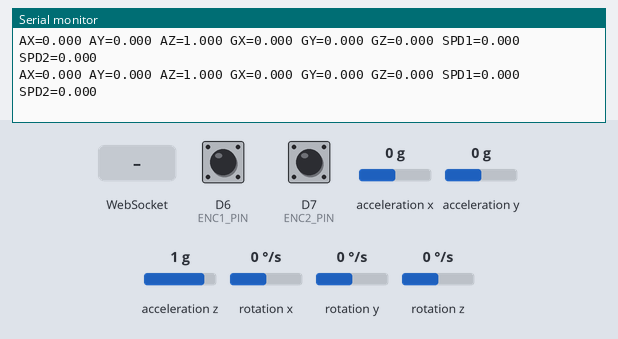
This sketch was run on a simulated ESP8266 (NodeMCU). Shown: the last lines printed to the serial monitor. Wiring (inferred from the names in the program): MPU-6050 motion sensor at I2C address 0x69. The test bench sets the inputs (shaded band); at power-on: acceleration x 0 g, D6 (ENC1_PIN) HIGH, D7 (ENC2_PIN) HIGH, acceleration y 0 g, acceleration z 1 g, rotation x 0 °/s, rotation y 0 °/s, rotation z 0 °/s.

Above: at 1.2 s.
1.3 s: WebSocket text "1" received
At 1.31 s:
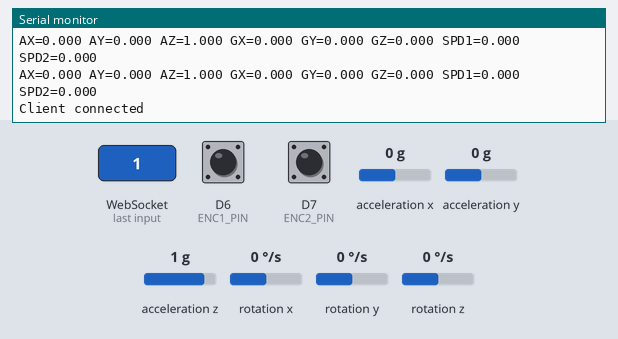
2.8 s: acceleration x set to -1.4 g
At 2.96 s:
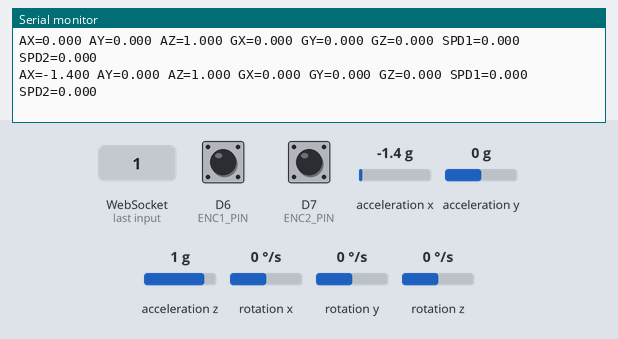
4.3 s: D6 (ENC1_PIN) pulled LOW for 0.15 s
At 4.76 s:
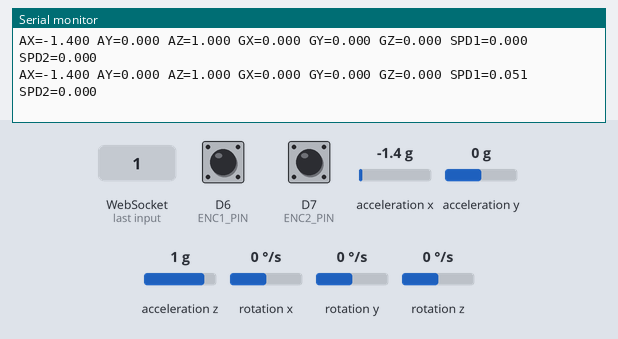
5.9 s: D7 (ENC2_PIN) pulled LOW for 0.15 s
At 6.36 s:
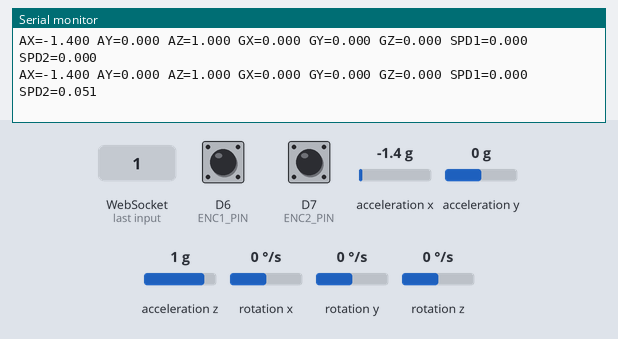
7.5 s: acceleration y set to -1.4 g
At 7.56 s:
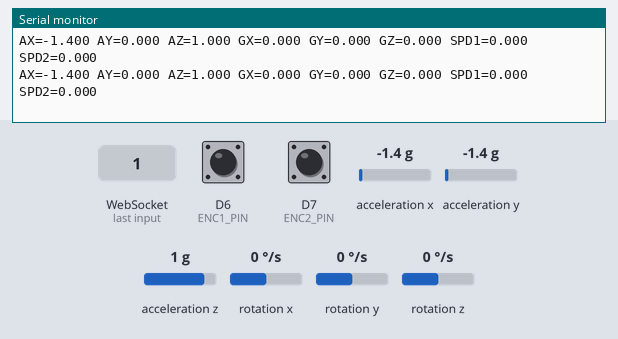
9.0 s: D6 (ENC1_PIN) pulled LOW for 1 s
At 10.17 s:
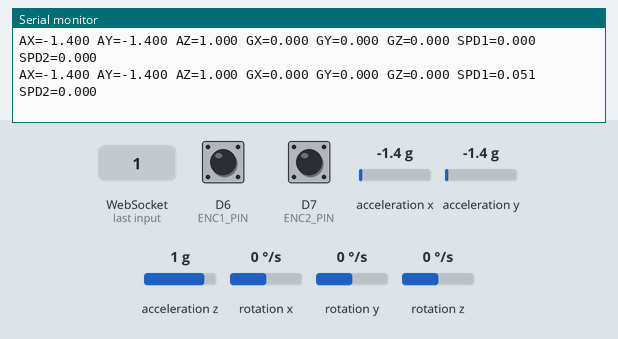

The sketch:

esp.ino
```cpp
#include <Wire.h>
#include <ESP8266WiFi.h>
#include <WebSocketsServer.h>

#define MPU_ADDR 0x69
#define ACCEL_XOUT_H 0x3B
#define GYRO_XOUT_H  0x43
#define PWR_MGMT_1   0x6B

// WiFi AP
const char* ssid = "ESP8266";
const char* pass = "12345678";

// WebSocket server
WebSocketsServer webSocket = WebSocketsServer(81);
bool clientConnected = false;

// =========================
//         Encoder
// =========================
#define ENC1_PIN D6
#define ENC2_PIN D7

volatile long encoder1Count = 0;
volatile long encoder2Count = 0;

// Bán kính bánh xe (m)
const float WHEEL_RADIUS = 0.0325;  // 65mm đường kính → 32.5mm bán kính
// Số xung trên 1 vòng bánh xe
const int PULSES_PER_REV = 20;

// =========================
//    Đọc 16bit từ MPU
// =========================
int16_t readRegister16(uint8_t reg) {
  Wire.beginTransmission(MPU_ADDR);
  Wire.write(reg);
  Wire.endTransmission(false);
  Wire.requestFrom(MPU_ADDR, 2);
  while (Wire.available() < 2);
  uint8_t high = Wire.read();
  uint8_t low  = Wire.read();
  return (int16_t)(high << 8 | low);
}

// =========================
//  Encoder ISRs
// =========================
void IRAM_ATTR encoder1ISR() { encoder1Count++; }
void IRAM_ATTR encoder2ISR() { encoder2Count++; }

// =========================
//  WebSocket callback
// =========================
void webSocketEvent(uint8_t num, WStype_t type, uint8_t * payload, size_t length) {
  if(type == WStype_CONNECTED) {
    Serial.println("Client connected");
    clientConnected = true;
  } else if(type == WStype_DISCONNECTED) {
    Serial.println("Client disconnected");
    clientConnected = false;
  }
}

// =========================
//         SETUP
// =========================
void setup() {
  Serial.begin(115200);

  // WiFi Access Point
  WiFi.softAP(ssid, pass);
  Serial.print("AP IP: ");
  Serial.println(WiFi.softAPIP());

  // WebSocket
  webSocket.begin();
  webSocket.onEvent(webSocketEvent);

  // MPU6050 init
  Wire.begin(D2, D1);
  Wire.beginTransmission(MPU_ADDR);
  Wire.write(PWR_MGMT_1);
  Wire.write(0);  // wake up sensor
  Wire.endTransmission();

  // Encoder init
  pinMode(ENC1_PIN, INPUT_PULLUP);
  pinMode(ENC2_PIN, INPUT_PULLUP);
  attachInterrupt(digitalPinToInterrupt(ENC1_PIN), encoder1ISR, RISING);
  attachInterrupt(digitalPinToInterrupt(ENC2_PIN), encoder2ISR, RISING);
}

// =========================
//         LOOP
// =========================
unsigned long lastTime = 0;

void loop() {
  webSocket.loop();

  unsigned long now = millis();
  unsigned long dt = now - lastTime;

  if(dt >= 200) { // tính tốc độ mỗi 200ms
    lastTime = now;

    // Lấy giá trị encoder và reset bộ đếm tạm
    long enc1 = encoder1Count;
    long enc2 = encoder2Count;
    encoder1Count = 0;
    encoder2Count = 0;

    // Tính tốc độ (m/s)
    float rev1 = (float)enc1 / PULSES_PER_REV;
    float rev2 = (float)enc2 / PULSES_PER_REV;
    float speed1 = (2 * 3.14159 * WHEEL_RADIUS * rev1) / (dt / 1000.0);
    float speed2 = (2 * 3.14159 * WHEEL_RADIUS * rev2) / (dt / 1000.0);

    // Đọc gia tốc
    int16_t ax = readRegister16(ACCEL_XOUT_H);
    int16_t ay = readRegister16(ACCEL_XOUT_H + 2);
    int16_t az = readRegister16(ACCEL_XOUT_H + 4);
    float ax_g = ax / 16384.0;
    float ay_g = ay / 16384.0;
    float az_g = az / 16384.0;

    // Đọc gyro
    int16_t gx = readRegister16(GYRO_XOUT_H);
    int16_t gy = readRegister16(GYRO_XOUT_H + 2);
    int16_t gz = readRegister16(GYRO_XOUT_H + 4);
    float gx_dps = gx / 131.0;
    float gy_dps = gy / 131.0;
    float gz_dps = gz / 131.0;

    // Chuẩn bị chuỗi gửi
    String msg = "AX=" + String(ax_g, 3) +
                 " AY=" + String(ay_g, 3) +
                 " AZ=" + String(az_g, 3) +
                 " GX=" + String(gx_dps, 3) +
                 " GY=" + String(gy_dps, 3) +
                 " GZ=" + String(gz_dps, 3) +
                 " SPD1=" + String(speed1, 3) +
                 " SPD2=" + String(speed2, 3);

    if(clientConnected) webSocket.broadcastTXT(msg);
    Serial.println(msg);
  }
}
```

Measured:
- after the input at 1.3 s, the serial monitor: prints a new line at once (image 1)
- after the input at 2.8 s, the serial monitor: prints a new line at once (image 2)
- after the input at 4.3 s, the serial monitor: prints a new line after 0.31 s (image 3)
- after the input at 5.9 s, the serial monitor: prints a new line after 0.31 s (image 4)
- after the input at 9.0 s, the serial monitor: prints a new line after 1.0 s (image 6)
